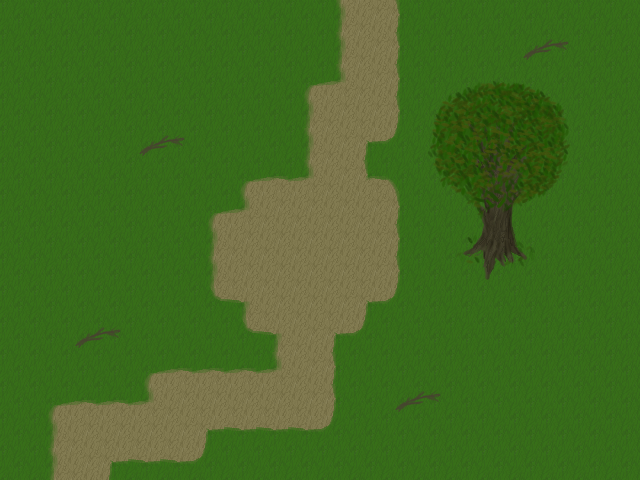

This game map was drawn from its Tiled (.tmx) file and the tilesets committed beside it. A one-line description and the full map source follow:
An orthogonal 20x15 tile map with 32x32 px tiles, 4 tile layers (ground1, ground2, ground3, air1) and 2 objects (2x npc).

<map version="1.0" orientation="orthogonal" width="20" height="15" tilewidth="32" tileheight="32">
 <properties>
  <property name="fog" value="clouds1" />
  <property name="foga" value="125" />
  <property name="fogb" value="130" />
  <property name="fogg" value="255" />
  <property name="fogr" value="130" />
  <property name="fogx" value="0.5" />
  <property name="fogy" value="0.25" />
  <property name="left" value="test_left" />
  <property name="lower" value="test2" />
  <property name="music" value="Butterfly Tea - A New Hope 2K11" />
  <property name="name" value="Test 1" />
  <property name="right" value="test3" />
  <property name="tonea" value="20" />
  <property name="toneb" value="100" />
  <property name="toneg" value="100" />
  <property name="toner" value="255" />
  <property name="upper" value="test_upper" />
 </properties>
 <tileset firstgid="1" name="Test1" tilewidth="32" tileheight="32">
  <image source="../graphics/tiles/test.png" width="256" height="1312" />
  <tile id="98">
   <properties>
    <property name="collide" value="true" />
   </properties>
  </tile>
 </tileset>
 <layer name="ground1" width="20" height="15">
  <properties>
   <property name="z" value="1" />
  </properties>
  <data encoding="csv">
1,1,1,1,1,1,1,1,1,1,1,1,1,1,1,1,1,1,1,1,
1,1,1,1,1,1,1,1,1,1,1,1,1,1,1,1,1,1,1,1,
1,1,1,1,1,1,1,1,1,1,1,1,1,1,1,1,1,1,1,1,
1,1,1,1,1,1,1,1,1,1,1,1,1,1,1,1,1,1,1,1,
1,1,1,1,1,1,1,1,1,1,1,1,1,1,1,1,1,1,1,1,
1,1,1,1,1,1,1,1,1,1,1,1,1,1,1,1,1,1,1,1,
1,1,1,1,1,1,1,1,1,1,1,1,1,1,1,1,1,1,1,1,
1,1,1,1,1,1,1,1,1,1,1,1,1,1,1,1,1,1,1,1,
1,1,1,1,1,1,1,1,1,1,1,1,1,1,1,1,1,1,1,1,
1,1,1,1,1,1,1,1,1,1,1,1,1,1,1,1,1,1,1,1,
1,1,1,1,1,1,1,1,1,1,1,1,1,1,1,1,1,1,1,1,
1,1,1,1,1,1,1,1,1,1,1,1,1,1,1,1,1,1,1,1,
1,1,1,1,1,1,1,1,1,1,1,1,1,1,1,1,1,1,1,1,
1,1,1,1,1,1,1,1,1,1,1,1,1,1,1,1,1,1,1,1,
1,1,1,1,1,1,1,1,1,1,1,1,1,1,1,1,1,1,1,1
</data>
 </layer>
 <layer name="ground2" width="20" height="15">
  <properties>
   <property name="z" value="2" />
  </properties>
  <data encoding="csv">
0,0,0,0,0,0,0,0,0,0,10,11,12,0,0,0,0,0,0,0,
0,0,0,0,0,0,0,0,0,0,10,11,12,0,0,0,0,0,0,0,
0,0,0,0,0,0,0,0,0,2,3,11,12,0,0,0,0,0,0,0,
0,0,0,0,0,0,0,0,0,10,11,11,12,0,0,0,0,0,0,0,
0,0,0,0,0,0,0,0,0,10,11,19,20,0,0,0,0,0,0,0,
0,0,0,0,0,0,0,2,3,3,11,3,4,0,0,0,0,0,0,0,
0,0,0,0,0,0,2,3,11,11,11,11,12,0,0,0,0,0,0,0,
0,0,0,0,0,0,10,11,11,11,11,11,12,0,0,0,0,0,0,0,
0,0,0,0,0,0,10,11,11,11,11,11,12,0,0,0,0,0,0,0,
0,0,0,0,0,0,18,19,11,11,11,19,20,0,0,0,0,0,0,0,
0,0,0,0,0,0,0,18,19,11,19,20,0,0,0,0,0,0,0,0,
0,0,0,0,2,3,3,3,3,11,12,0,0,0,0,0,0,0,0,0,
0,2,3,3,3,11,11,11,11,11,12,0,0,0,0,0,0,0,0,0,
0,10,11,11,11,11,19,19,19,19,20,0,0,0,0,0,0,0,0,0,
0,10,11,19,19,19,20,0,0,0,0,0,0,0,0,0,0,0,0,0
</data>
 </layer>
 <layer name="ground3" width="20" height="15">
  <properties>
   <property name="z" value="3" />
  </properties>
  <data encoding="csv">
0,0,0,0,0,0,0,0,0,0,0,0,0,0,0,0,0,0,0,0,
0,0,0,0,0,0,0,0,0,0,0,0,0,0,0,0,25,26,0,0,
0,0,0,0,0,0,0,0,0,0,10,0,0,0,0,0,0,0,0,0,
0,0,0,0,0,0,0,0,0,0,0,0,0,0,0,0,0,0,0,0,
0,0,0,0,25,26,0,0,0,0,0,12,0,0,0,0,0,0,0,0,
0,0,0,0,0,0,0,0,0,10,0,12,0,0,0,0,0,0,0,0,
0,0,0,0,0,0,0,10,0,0,0,0,0,0,0,0,0,0,0,0,
0,0,0,0,0,0,0,0,0,0,0,0,0,97,98,99,100,101,0,0,
0,0,0,0,0,0,0,0,0,0,0,0,0,105,106,107,108,109,0,0,
0,0,0,0,0,0,0,10,0,0,0,12,0,0,0,0,0,0,0,0,
0,0,25,26,0,0,0,0,10,0,12,0,0,0,0,0,0,0,0,0,
0,0,0,0,0,0,0,0,10,0,0,0,0,0,0,0,0,0,0,0,
0,0,0,0,10,0,0,0,0,0,0,0,25,26,0,0,0,0,0,0,
0,0,0,0,0,0,12,0,0,0,0,0,0,0,0,0,0,0,0,0,
0,0,0,12,0,0,0,0,0,0,0,0,0,0,0,0,0,0,0,0
</data>
 </layer>
 <layer name="air1" width="20" height="15">
  <properties>
   <property name="nocollide" value="true" />
   <property name="z" value="400" />
  </properties>
  <data encoding="csv">
0,0,0,0,0,0,0,0,0,0,0,0,0,0,0,0,0,0,0,0,
0,0,0,0,0,0,0,0,0,0,0,0,0,0,0,0,0,0,0,0,
0,0,0,0,0,0,0,0,0,0,0,0,0,57,58,59,60,61,0,0,
0,0,0,0,0,0,0,0,0,0,0,0,0,65,66,67,68,69,0,0,
0,0,0,0,0,0,0,0,0,0,0,0,0,73,74,75,76,77,0,0,
0,0,0,0,0,0,0,0,0,0,0,0,0,81,82,83,84,85,0,0,
0,0,0,0,0,0,0,0,0,0,0,0,0,89,90,91,92,93,0,0,
0,0,0,0,0,0,0,0,0,0,0,0,0,0,0,0,0,0,0,0,
0,0,0,0,0,0,0,0,0,0,0,0,0,0,0,0,0,0,0,0,
0,0,0,0,0,0,0,0,0,0,0,0,0,0,0,0,0,0,0,0,
0,0,0,0,0,0,0,0,0,0,0,0,0,0,0,0,0,0,0,0,
0,0,0,0,0,0,0,0,0,0,0,0,0,0,0,0,0,0,0,0,
0,0,0,0,0,0,0,0,0,0,0,0,0,0,0,0,0,0,0,0,
0,0,0,0,0,0,0,0,0,0,0,0,0,0,0,0,0,0,0,0,
0,0,0,0,0,0,0,0,0,0,0,0,0,0,0,0,0,0,0,0
</data>
 </layer>
 <objectgroup color="#00aa00" name="events1" width="20" height="15">
  <object name="npc_1" type="npc" x="224" y="64" width="32" height="32">
   <properties>
    <property name="file" value="ejera" />
    <property name="name" value="Ejera" />
   </properties>
  </object>
  <object name="npc_2" type="npc" x="160" y="224" width="32" height="32">
   <properties>
    <property name="file" value="salyjea" />
    <property name="name" value="Salyjea" />
   </properties>
  </object>
 </objectgroup>
</map>